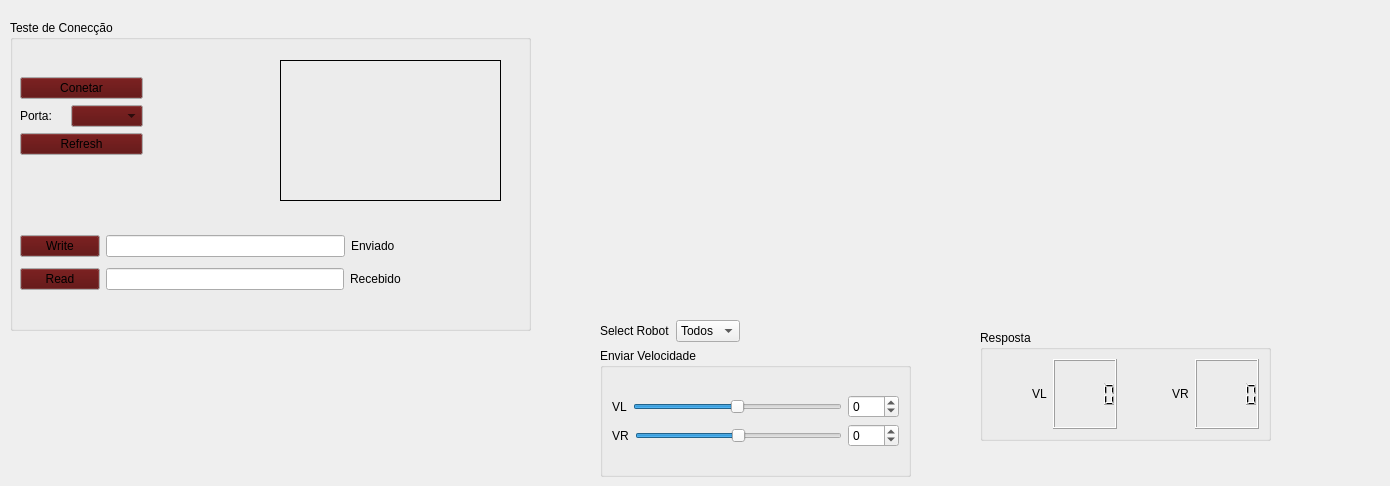
          <widget class="QWidget" name="tab_7">
           <attribute name="title">
            <string>Comunicação</string>
           </attribute>
           <widget class="QGroupBox" name="groupBox_4">
            <property name="geometry">
             <rect>
              <x>10</x>
              <y>20</y>
              <width>521</width>
              <height>311</height>
             </rect>
            </property>
            <property name="title">
             <string>Teste de Conecção</string>
            </property>
            <widget class="QLabel" name="label_10">
             <property name="geometry">
              <rect>
               <x>60</x>
               <y>140</y>
               <width>62</width>
               <height>17</height>
              </rect>
             </property>
             <property name="text">
              <string/>
             </property>
            </widget>
            <widget class="QLabel" name="monitor">
             <property name="geometry">
              <rect>
               <x>270</x>
               <y>40</y>
               <width>221</width>
               <height>141</height>
              </rect>
             </property>
             <property name="frameShape">
              <enum>QFrame::Box</enum>
             </property>
             <property name="text">
              <string/>
             </property>
            </widget>
            <widget class="QWidget" name="layoutWidget">
             <property name="geometry">
              <rect>
               <x>10</x>
               <y>210</y>
               <width>381</width>
               <height>66</height>
              </rect>
             </property>
             <layout class="QGridLayout" name="gridLayout_70">
              <item row="0" column="0">
               <layout class="QGridLayout" name="gridLayout_69">
                <item row="0" column="0">
                 <layout class="QGridLayout" name="gridLayout_66">
                  <item row="0" column="0">
                   <widget class="QPushButton" name="write_data">
                    <property name="palette">
                     <palette>
                      <active>
                       <colorrole role="Button">
                        <brush brushstyle="SolidPattern">
                         <color alpha="255">
                          <red>84</red>
                          <green>2</green>
                          <blue>2</blue>
                         </color>
                        </brush>
                       </colorrole>
                      </active>
                      <inactive>
                       <colorrole role="Button">
                        <brush brushstyle="SolidPattern">
                         <color alpha="255">
                          <red>84</red>
                          <green>2</green>
                          <blue>2</blue>
                         </color>
                        </brush>
                       </colorrole>
                      </inactive>
                      <disabled>
                       <colorrole role="Button">
                        <brush brushstyle="SolidPattern">
                         <color alpha="255">
                          <red>84</red>
                          <green>2</green>
                          <blue>2</blue>
                         </color>
                        </brush>
                       </colorrole>
                      </disabled>
                     </palette>
                    </property>
                    <property name="text">
                     <string>Write</string>
                    </property>
                   </widget>
                  </item>
                  <item row="0" column="1">
                   <widget class="QLineEdit" name="send_data"/>
                  </item>
                 </layout>
                </item>
                <item row="0" column="1">
                 <widget class="QLabel" name="label_14">
                  <property name="text">
                   <string>Enviado  </string>
                  </property>
                 </widget>
                </item>
               </layout>
              </item>
              <item row="1" column="0">
               <layout class="QGridLayout" name="gridLayout_68">
                <item row="0" column="0">
                 <layout class="QGridLayout" name="gridLayout_67">
                  <item row="0" column="0">
                   <widget class="QPushButton" name="read_data">
                    <property name="palette">
                     <palette>
                      <active>
                       <colorrole role="Button">
                        <brush brushstyle="SolidPattern">
                         <color alpha="255">
                          <red>84</red>
                          <green>2</green>
                          <blue>2</blue>
                         </color>
                        </brush>
                       </colorrole>
                      </active>
                      <inactive>
                       <colorrole role="Button">
                        <brush brushstyle="SolidPattern">
                         <color alpha="255">
                          <red>84</red>
                          <green>2</green>
                          <blue>2</blue>
                         </color>
                        </brush>
                       </colorrole>
                      </inactive>
                      <disabled>
                       <colorrole role="Button">
                        <brush brushstyle="SolidPattern">
                         <color alpha="255">
                          <red>84</red>
                          <green>2</green>
                          <blue>2</blue>
                         </color>
                        </brush>
                       </colorrole>
                      </disabled>
                     </palette>
                    </property>
                    <property name="text">
                     <string>Read</string>
                    </property>
                   </widget>
                  </item>
                  <item row="0" column="1">
                   <widget class="QLineEdit" name="receive_data"/>
                  </item>
                 </layout>
                </item>
                <item row="0" column="1">
                 <widget class="QLabel" name="label_15">
                  <property name="text">
                   <string>Recebido</string>
                  </property>
                 </widget>
                </item>
               </layout>
              </item>
             </layout>
            </widget>
            <widget class="QWidget" name="layoutWidget">
             <property name="geometry">
              <rect>
               <x>10</x>
               <y>50</y>
               <width>251</width>
               <height>93</height>
              </rect>
             </property>
             <layout class="QGridLayout" name="gridLayout_71">
              <item row="0" column="0">
               <layout class="QGridLayout" name="gridLayout_65">
                <item row="0" column="0">
                 <widget class="QPushButton" name="connect_disconnect">
                  <property name="palette">
                   <palette>
                    <active>
                     <colorrole role="Button">
                      <brush brushstyle="SolidPattern">
                       <color alpha="255">
                        <red>84</red>
                        <green>2</green>
                        <blue>2</blue>
                       </color>
                      </brush>
                     </colorrole>
                    </active>
                    <inactive>
                     <colorrole role="Button">
                      <brush brushstyle="SolidPattern">
                       <color alpha="255">
                        <red>84</red>
                        <green>2</green>
                        <blue>2</blue>
                       </color>
                      </brush>
                     </colorrole>
                    </inactive>
                    <disabled>
                     <colorrole role="Button">
                      <brush brushstyle="SolidPattern">
                       <color alpha="255">
                        <red>84</red>
                        <green>2</green>
                        <blue>2</blue>
                       </color>
                      </brush>
                     </colorrole>
                    </disabled>
                   </palette>
                  </property>
                  <property name="text">
                   <string>Conetar</string>
                  </property>
                 </widget>
                </item>
                <item row="1" column="0">
                 <layout class="QGridLayout" name="gridLayout_64">
                  <item row="0" column="0">
                   <widget class="QLabel" name="label_9">
                    <property name="text">
                     <string>Porta:</string>
                    </property>
                   </widget>
                  </item>
                  <item row="0" column="1">
                   <widget class="QComboBox" name="select_ports">
                    <property name="palette">
                     <palette>
                      <active>
                       <colorrole role="Button">
                        <brush brushstyle="SolidPattern">
                         <color alpha="255">
                          <red>84</red>
                          <green>2</green>
                          <blue>2</blue>
                         </color>
                        </brush>
                       </colorrole>
                      </active>
                      <inactive>
                       <colorrole role="Button">
                        <brush brushstyle="SolidPattern">
                         <color alpha="255">
                          <red>84</red>
                          <green>2</green>
                          <blue>2</blue>
                         </color>
                        </brush>
                       </colorrole>
                      </inactive>
                      <disabled>
                       <colorrole role="Button">
                        <brush brushstyle="SolidPattern">
                         <color alpha="255">
                          <red>84</red>
                          <green>2</green>
                          <blue>2</blue>
                         </color>
                        </brush>
                       </colorrole>
                      </disabled>
                     </palette>
                    </property>
                   </widget>
                  </item>
                 </layout>
                </item>
                <item row="2" column="0">
                 <widget class="QPushButton" name="refresh_ports">
                  <property name="palette">
                   <palette>
                    <active>
                     <colorrole role="Button">
                      <brush brushstyle="SolidPattern">
                       <color alpha="255">
                        <red>84</red>
                        <green>2</green>
                        <blue>2</blue>
                       </color>
                      </brush>
                     </colorrole>
                    </active>
                    <inactive>
                     <colorrole role="Button">
                      <brush brushstyle="SolidPattern">
                       <color alpha="255">
                        <red>84</red>
                        <green>2</green>
                        <blue>2</blue>
                       </color>
                      </brush>
                     </colorrole>
                    </inactive>
                    <disabled>
                     <colorrole role="Button">
                      <brush brushstyle="SolidPattern">
                       <color alpha="255">
                        <red>84</red>
                        <green>2</green>
                        <blue>2</blue>
                       </color>
                      </brush>
                     </colorrole>
                    </disabled>
                   </palette>
                  </property>
                  <property name="text">
                   <string>Refresh</string>
                  </property>
                 </widget>
                </item>
               </layout>
              </item>
              <item row="0" column="1">
               <widget class="QLabel" name="status">
                <property name="text">
                 <string/>
                </property>
               </widget>
              </item>
             </layout>
            </widget>
           </widget>
           <widget class="QCustomPlot" name="qcustomplot" native="true">
            <property name="geometry">
             <rect>
              <x>570</x>
              <y>50</y>
              <width>811</width>
              <height>251</height>
             </rect>
            </property>
           </widget>
           <widget class="QGroupBox" name="groupBox_6">
            <property name="geometry">
             <rect>
              <x>980</x>
              <y>330</y>
              <width>291</width>
              <height>111</height>
             </rect>
            </property>
            <property name="title">
             <string>Resposta</string>
            </property>
            <layout class="QGridLayout" name="gridLayout_81">
             <item row="0" column="0">
              <layout class="QHBoxLayout" name="horizontalLayout_5">
               <item>
                <layout class="QGridLayout" name="gridLayout_79">
                 <item row="0" column="1">
                  <widget class="QLabel" name="label_21">
                   <property name="text">
                    <string>VL</string>
                   </property>
                  </widget>
                 </item>
                 <item row="0" column="3">
                  <widget class="QLCDNumber" name="lcdNumber">
                   <property name="value" stdset="0">
                    <double>0.000000000000000</double>
                   </property>
                   <property name="intValue" stdset="0">
                    <number>0</number>
                   </property>
                  </widget>
                 </item>
                 <item row="0" column="0">
                  <spacer name="horizontalSpacer_14">
                   <property name="orientation">
                    <enum>Qt::Horizontal</enum>
                   </property>
                   <property name="sizeHint" stdset="0">
                    <size>
                     <width>40</width>
                     <height>20</height>
                    </size>
                   </property>
                  </spacer>
                 </item>
                </layout>
               </item>
               <item>
                <spacer name="horizontalSpacer_15">
                 <property name="orientation">
                  <enum>Qt::Horizontal</enum>
                 </property>
                 <property name="sizeHint" stdset="0">
                  <size>
                   <width>40</width>
                   <height>20</height>
                  </size>
                 </property>
                </spacer>
               </item>
               <item>
                <layout class="QGridLayout" name="gridLayout_80">
                 <item row="0" column="0">
                  <widget class="QLabel" name="label_22">
                   <property name="text">
                    <string>VR</string>
                   </property>
                  </widget>
                 </item>
                 <item row="0" column="1">
                  <widget class="QLCDNumber" name="lcdNumber_2"/>
                 </item>
                </layout>
               </item>
              </layout>
             </item>
            </layout>
           </widget>
           <widget class="QWidget" name="layoutWidget">
            <property name="geometry">
             <rect>
              <x>600</x>
              <y>320</y>
              <width>311</width>
              <height>157</height>
             </rect>
            </property>
            <layout class="QVBoxLayout" name="verticalLayout">
             <item>
              <layout class="QGridLayout" name="gridLayout_73">
               <item row="0" column="0">
                <widget class="QLabel" name="label_18">
                 <property name="text">
                  <string>Select Robot</string>
                 </property>
                </widget>
               </item>
               <item row="0" column="1">
                <widget class="QComboBox" name="select_robo">
                 <item>
                  <property name="text">
                   <string>Todos</string>
                  </property>
                 </item>
                 <item>
                  <property name="text">
                   <string>R1</string>
                  </property>
                 </item>
                 <item>
                  <property name="text">
                   <string>R2</string>
                  </property>
                 </item>
                 <item>
                  <property name="text">
                   <string>R3</string>
                  </property>
                 </item>
                 <item>
                  <property name="text">
                   <string>R4</string>
                  </property>
                 </item>
                 <item>
                  <property name="text">
                   <string>R5</string>
                  </property>
                 </item>
                </widget>
               </item>
               <item row="0" column="2">
                <spacer name="horizontalSpacer_10">
                 <property name="orientation">
                  <enum>Qt::Horizontal</enum>
                 </property>
                 <property name="sizeHint" stdset="0">
                  <size>
                   <width>40</width>
                   <height>20</height>
                  </size>
                 </property>
                </spacer>
               </item>
              </layout>
             </item>
             <item>
              <widget class="QGroupBox" name="groupBox_5">
               <property name="title">
                <string>Enviar Velocidade</string>
               </property>
               <layout class="QGridLayout" name="gridLayout_78">
                <item row="0" column="0">
                 <layout class="QGridLayout" name="gridLayout_77">
                  <item row="0" column="0">
                   <layout class="QGridLayout" name="gridLayout_75">
                    <item row="0" column="0">
                     <layout class="QGridLayout" name="gridLayout_72">
                      <item row="0" column="0">
                       <widget class="QLabel" name="label_19">
                        <property name="text">
                         <string>VL</string>
                        </property>
                       </widget>
                      </item>
                      <item row="0" column="1">
                       <widget class="QSlider" name="sendvl">
                        <property name="minimum">
                         <number>-100</number>
                        </property>
                        <property name="maximum">
                         <number>100</number>
                        </property>
                        <property name="orientation">
                         <enum>Qt::Horizontal</enum>
                        </property>
                       </widget>
                      </item>
                     </layout>
                    </item>
                    <item row="0" column="1">
                     <widget class="QSpinBox" name="sendvl2">
                      <property name="minimum">
                       <number>-100</number>
                      </property>
                      <property name="maximum">
                       <number>100</number>
                      </property>
                     </widget>
                    </item>
                   </layout>
                  </item>
                  <item row="1" column="0">
                   <layout class="QGridLayout" name="gridLayout_76">
                    <item row="0" column="0">
                     <layout class="QGridLayout" name="gridLayout_74">
                      <item row="0" column="1">
                       <widget class="QSlider" name="sendvr">
                        <property name="minimum">
                         <number>-100</number>
                        </property>
                        <property name="maximum">
                         <number>100</number>
                        </property>
                        <property name="orientation">
                         <enum>Qt::Horizontal</enum>
                        </property>
                       </widget>
                      </item>
                      <item row="0" column="0">
                       <widget class="QLabel" name="label_20">
                        <property name="text">
                         <string>VR</string>
                        </property>
                       </widget>
                      </item>
                     </layout>
                    </item>
                    <item row="0" column="1">
                     <widget class="QSpinBox" name="sendvr2">
                      <property name="minimum">
                       <number>-100</number>
                      </property>
                      <property name="maximum">
                       <number>100</number>
                      </property>
                     </widget>
                    </item>
                   </layout>
                  </item>
                 </layout>
                </item>
               </layout>
              </widget>
             </item>
            </layout>
           </widget>
          </widget>
